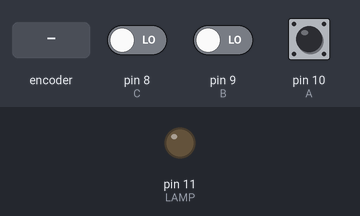
This sketch was run on a simulated Arduino Uno, built with avr-gcc and run on an emulated ATmega328P. On the bench: output pins drawn as LEDs (lit = HIGH). Dashed ring = blinking. The inputs (shaded band) are chosen by the test bench; at power-on: pin 8 (C) LOW, pin 9 (B) LOW, pin 10 (A) HIGH.

Above: at 1.2 s.
1.3 s: rotary encoder on pin 10 (A) / pin 9 (B) turned 3 steps (first pin leading)
At 1.9 s:
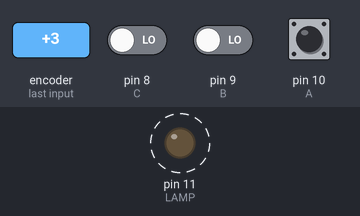
3.4 s: pin 8 (C) driven HIGH
At 4.6 s:
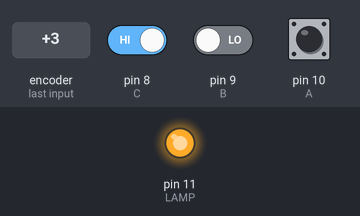
4.9 s: pin 8 (C) driven LOW
At 6.0 s:
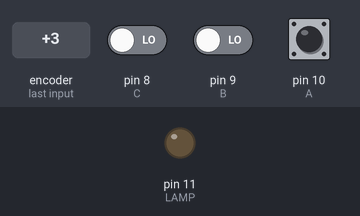
Timing chart, 0 to 7.9 s (numbered marks = the images above; inputs shaded):
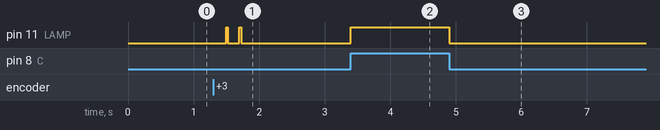

Measured:
- after the input at 1.3 s, pin 11 (LAMP): alternates HIGH for 0.02 s and LOW for 0.18 s, 4 changes in all, then stays LOW, starting after 0.20 s
- after the input at 3.4 s, pin 11 (LAMP): LOW → HIGH at once
- after the input at 4.9 s, pin 11 (LAMP): HIGH → LOW at once

The sketch:

Entradas_dixitais_3.ino
```cpp
/* Programa para simular o comportamento dunha porta lóxica doutra  práctica
O script activa unha saída luminosa en funcion das entradas dos interruptores
seguindo a dunción f= not a* b* not c + not a*b*c + a * not b *c + a*b*c
*/


#define A 10
#define B 9
#define C 8
#define LAMP 11


bool a = 0;
bool b = 0;
bool c = 0;
bool condition;

void setup(){

  pinMode(A, INPUT);
  pinMode(B, INPUT);
  pinMode(C, INPUT);
  pinMode(LAMP, OUTPUT);
}

void loop() {

 a = digitalRead(A);
 b = digitalRead(B);
 c = digitalRead(C);

  if(!a && b && !c || !a && b && c || a && !b && c || a && b && c) {

    digitalWrite(LAMP, HIGH);

  }

  else {
    digitalWrite(LAMP, LOW);

  }
}
```
